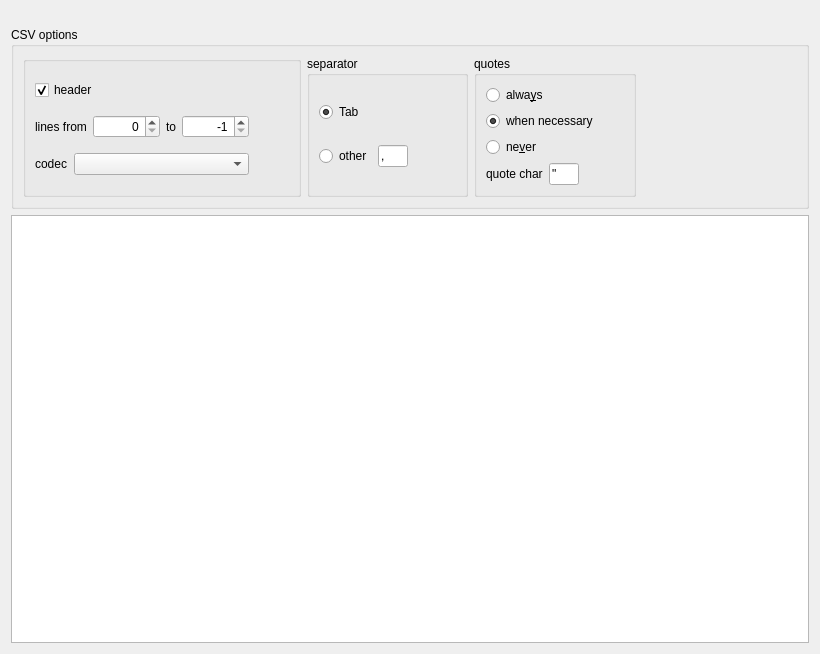
<?xml version="1.0" encoding="UTF-8"?>
<ui version="4.0">
 <class>qf::gui::ExportTableViewWidget</class>
 <widget class="QWidget" name="qf::gui::ExportTableViewWidget">
  <property name="geometry">
   <rect>
    <x>0</x>
    <y>0</y>
    <width>820</width>
    <height>654</height>
   </rect>
  </property>
  <property name="windowTitle">
   <string>Form</string>
  </property>
  <layout class="QVBoxLayout" name="verticalLayout">
   <item>
    <widget class="qf::gui::SaveOptionsWidget" name="saveSettingsWidget" native="true">
     <property name="minimumSize">
      <size>
       <width>0</width>
       <height>10</height>
      </size>
     </property>
    </widget>
   </item>
   <item>
    <widget class="QGroupBox" name="grpCSVOptions">
     <property name="title">
      <string>CSV options</string>
     </property>
     <layout class="QHBoxLayout" name="horizontalLayout_5">
      <item>
       <widget class="QGroupBox" name="groupBox_3">
        <property name="title">
         <string/>
        </property>
        <layout class="QVBoxLayout" name="verticalLayout_3">
         <item>
          <widget class="QCheckBox" name="chkHeader">
           <property name="text">
            <string>header</string>
           </property>
           <property name="checked">
            <bool>true</bool>
           </property>
          </widget>
         </item>
         <item>
          <layout class="QHBoxLayout" name="horizontalLayout">
           <item>
            <widget class="QLabel" name="label_3">
             <property name="sizePolicy">
              <sizepolicy hsizetype="Maximum" vsizetype="Preferred">
               <horstretch>0</horstretch>
               <verstretch>0</verstretch>
              </sizepolicy>
             </property>
             <property name="text">
              <string>lines from</string>
             </property>
            </widget>
           </item>
           <item>
            <widget class="QSpinBox" name="edFromLine">
             <property name="maximumSize">
              <size>
               <width>80</width>
               <height>16777215</height>
              </size>
             </property>
             <property name="alignment">
              <set>Qt::AlignRight|Qt::AlignTrailing|Qt::AlignVCenter</set>
             </property>
             <property name="maximum">
              <number>1000000000</number>
             </property>
            </widget>
           </item>
           <item>
            <widget class="QLabel" name="label_7">
             <property name="sizePolicy">
              <sizepolicy hsizetype="Maximum" vsizetype="Preferred">
               <horstretch>0</horstretch>
               <verstretch>0</verstretch>
              </sizepolicy>
             </property>
             <property name="text">
              <string>to</string>
             </property>
            </widget>
           </item>
           <item>
            <widget class="QSpinBox" name="edToLine">
             <property name="maximumSize">
              <size>
               <width>80</width>
               <height>16777215</height>
              </size>
             </property>
             <property name="toolTip">
              <string>value -1 means all lines</string>
             </property>
             <property name="alignment">
              <set>Qt::AlignRight|Qt::AlignTrailing|Qt::AlignVCenter</set>
             </property>
             <property name="minimum">
              <number>-1</number>
             </property>
             <property name="maximum">
              <number>1000000000</number>
             </property>
             <property name="value">
              <number>-1</number>
             </property>
            </widget>
           </item>
           <item>
            <spacer name="horizontalSpacer">
             <property name="orientation">
              <enum>Qt::Horizontal</enum>
             </property>
             <property name="sizeType">
              <enum>QSizePolicy::Minimum</enum>
             </property>
             <property name="sizeHint" stdset="0">
              <size>
               <width>40</width>
               <height>20</height>
              </size>
             </property>
            </spacer>
           </item>
          </layout>
         </item>
         <item>
          <layout class="QHBoxLayout" name="horizontalLayout_4">
           <item>
            <widget class="QLabel" name="label_4">
             <property name="sizePolicy">
              <sizepolicy hsizetype="Maximum" vsizetype="Preferred">
               <horstretch>0</horstretch>
               <verstretch>0</verstretch>
              </sizepolicy>
             </property>
             <property name="text">
              <string>codec</string>
             </property>
            </widget>
           </item>
           <item>
            <widget class="QComboBox" name="lstCodec"/>
           </item>
           <item>
            <spacer name="horizontalSpacer_4">
             <property name="orientation">
              <enum>Qt::Horizontal</enum>
             </property>
             <property name="sizeType">
              <enum>QSizePolicy::Preferred</enum>
             </property>
             <property name="sizeHint" stdset="0">
              <size>
               <width>40</width>
               <height>20</height>
              </size>
             </property>
            </spacer>
           </item>
          </layout>
         </item>
        </layout>
       </widget>
      </item>
      <item>
       <widget class="QGroupBox" name="groupBox">
        <property name="title">
         <string>separator</string>
        </property>
        <layout class="QGridLayout" name="gridLayout">
         <item row="1" column="0">
          <layout class="QHBoxLayout" name="horizontalLayout_2">
           <item>
            <widget class="QRadioButton" name="rbSeparatorOther">
             <property name="text">
              <string>other</string>
             </property>
             <property name="checked">
              <bool>false</bool>
             </property>
            </widget>
           </item>
           <item>
            <widget class="QLineEdit" name="edSeparatorOther">
             <property name="maximumSize">
              <size>
               <width>30</width>
               <height>16777215</height>
              </size>
             </property>
             <property name="text">
              <string>,</string>
             </property>
            </widget>
           </item>
           <item>
            <spacer name="horizontalSpacer_2">
             <property name="orientation">
              <enum>Qt::Horizontal</enum>
             </property>
             <property name="sizeHint" stdset="0">
              <size>
               <width>40</width>
               <height>20</height>
              </size>
             </property>
            </spacer>
           </item>
          </layout>
         </item>
         <item row="0" column="0">
          <widget class="QRadioButton" name="btSeparatorTab">
           <property name="text">
            <string>Tab</string>
           </property>
           <property name="checked">
            <bool>true</bool>
           </property>
          </widget>
         </item>
        </layout>
       </widget>
      </item>
      <item>
       <widget class="QGroupBox" name="groupBox_2">
        <property name="title">
         <string>quotes</string>
        </property>
        <layout class="QVBoxLayout" name="verticalLayout_2">
         <item>
          <widget class="QRadioButton" name="btQuotesAlways">
           <property name="text">
            <string>alwa&amp;ys</string>
           </property>
          </widget>
         </item>
         <item>
          <widget class="QRadioButton" name="btQuotesIfNecessary">
           <property name="text">
            <string>when necessary</string>
           </property>
           <property name="checked">
            <bool>true</bool>
           </property>
          </widget>
         </item>
         <item>
          <widget class="QRadioButton" name="btQuotesNever">
           <property name="text">
            <string>ne&amp;ver</string>
           </property>
          </widget>
         </item>
         <item>
          <layout class="QHBoxLayout" name="horizontalLayout_3">
           <item>
            <widget class="QLabel" name="label_5">
             <property name="text">
              <string>quote char</string>
             </property>
            </widget>
           </item>
           <item>
            <widget class="QLineEdit" name="edQuoteChar">
             <property name="maximumSize">
              <size>
               <width>30</width>
               <height>16777215</height>
              </size>
             </property>
             <property name="text">
              <string>&quot;</string>
             </property>
            </widget>
           </item>
           <item>
            <spacer name="horizontalSpacer_3">
             <property name="orientation">
              <enum>Qt::Horizontal</enum>
             </property>
             <property name="sizeHint" stdset="0">
              <size>
               <width>40</width>
               <height>20</height>
              </size>
             </property>
            </spacer>
           </item>
          </layout>
         </item>
        </layout>
       </widget>
      </item>
      <item>
       <spacer name="horizontalSpacer_5">
        <property name="orientation">
         <enum>Qt::Horizontal</enum>
        </property>
        <property name="sizeHint" stdset="0">
         <size>
          <width>40</width>
          <height>20</height>
         </size>
        </property>
       </spacer>
      </item>
     </layout>
    </widget>
   </item>
   <item>
    <widget class="QTableView" name="tableView">
     <property name="sizePolicy">
      <sizepolicy hsizetype="Expanding" vsizetype="MinimumExpanding">
       <horstretch>0</horstretch>
       <verstretch>0</verstretch>
      </sizepolicy>
     </property>
    </widget>
   </item>
  </layout>
 </widget>
 <customwidgets>
  <customwidget>
   <class>qf::gui::SaveOptionsWidget</class>
   <extends>QWidget</extends>
   <header location="global">src/saveoptionswidget.h</header>
   <container>1</container>
  </customwidget>
 </customwidgets>
 <resources/>
 <connections>
  <connection>
   <sender>rbSeparatorOther</sender>
   <signal>toggled(bool)</signal>
   <receiver>edSeparatorOther</receiver>
   <slot>setEnabled(bool)</slot>
   <hints>
    <hint type="sourcelabel">
     <x>179</x>
     <y>111</y>
    </hint>
    <hint type="destinationlabel">
     <x>213</x>
     <y>114</y>
    </hint>
   </hints>
  </connection>
 </connections>
</ui>
